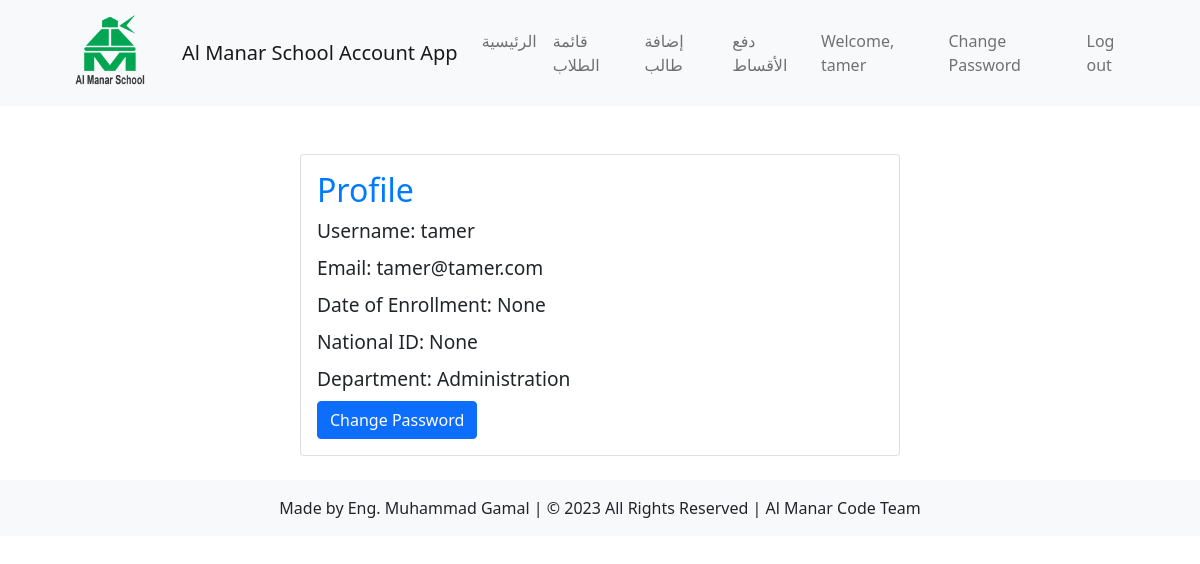
Page /view_profile/ (signed in) on the committed database.
### account/models.py (models this page shows)
class User(AbstractUser):
    username = models.CharField(max_length=150, unique=True)  # Add the username field
    date_of_enrollment = models.DateField(null=True, blank=True)
    national_id = models.CharField(max_length=20, null=True, blank=True)
    department = models.CharField(max_length=20, choices=[
        ('accounts', 'Accounts'),
        ('student_affairs', 'Student Affairs'),
        ('administration', 'Administration')
    ])
    USERNAME_FIELD = 'username'
    objects = CustomUserManager()
    class Meta:
        permissions = [
            ('can_view_reports', 'Can view all reports'),
            ('can_edit_employee', 'Can edit employee profile'),
            ('can_add_student', 'Can add new student'),
            ('can_edit_student', 'Can edit student profile'),
            ('can_add_expense', 'Can add new expense'),
            ('can_pay_installment', 'Can pay student installment')
        ]

### account/views.py (the view)
# urls.py: path('view_profile/', views.view_profile, name='view_profile'),
@login_required
def view_profile(request):
    user = request.user
    context = {
        'user': user
    }
    return render(request, 'account/profile.html', context)

### account/templates/account/profile.html (shortened to what this page needs)
{% extends 'students/base.html' %}
{% load crispy_forms_tags %}
{% block content %}
<div class="card mt-4">
  <div class="card-body">
    <h1 class="card-title">Profile</h1>
    <p class="card-text">Username: {{ user.username }}</p>
    <p class="card-text">Email: {{ user.email }}</p>
    <p class="card-text">Date of Enrollment: {{ user.date_of_enrollment }}</p>
    <p class="card-text">National ID: {{ user.national_id }}</p>
    <p class="card-text">Department: {{ user.get_department_display }}</p>
    <a href="{% url 'account:change_password' %}" class="btn btn-primary">Change Password</a>
  </div>
</div>
{% endblock content %}

### students/templates/students/base.html (shortened to what this page needs)
{% load static %}
{% load crispy_forms_tags %}
<!DOCTYPE html>
<html lang="en">
<head>
<link rel="stylesheet" href="{% static 'css/bootstrap.css' %}">
<link rel="stylesheet" href="{% static 'css/bootstrap.min.css' %}">
<link rel="stylesheet" href="{% static 'css/bootstrap.rtl.css' %}">
<link rel="stylesheet" href="{% static 'css/bootstrap.rtl.min.css' %}">
<link rel="stylesheet" href="{% static 'css/bootstrap-grid.css' %}">
<link rel="stylesheet" href="{% static 'css/bootstrap-grid.min.css' %}">
<link rel="stylesheet" href="{% static 'css/bootstrap-grid.rtl.css' %}">
<link rel="stylesheet" href="{% static 'css/bootstrap-grid.rtl.min.css' %}">
<link rel="stylesheet" href="{% static 'css/bootstrap-reboot.css' %}">
<link rel="stylesheet" href="{% static 'css/bootstrap-reboot.min.css' %}">
<link rel="stylesheet" href="{% static 'css/bootstrap-reboot.rtl.css' %}">
<link rel="stylesheet" href="{% static 'css/bootstrap-reboot.rtl.min.css' %}">
<link rel="stylesheet" href="{% static 'css/bootstrap-utilities.css' %}">
<link rel="stylesheet" href="{% static 'css/bootstrap-utilities.min.css' %}">
<link rel="stylesheet" href="{% static 'css/bootstrap-utilities.rtl.css' %}">
<link rel="stylesheet" href="{% static 'css/bootstrap-utilities.rtl.min.css' %}">
<link rel="stylesheet" href="{% static 'css/style.css' %}">
<link rel="stylesheet" href="https://use.fontawesome.com/releases/v5.15.3/css/all.css">
<link rel="stylesheet" href="https://cdn.jsdelivr.net/npm/bootstrap-icons%401.5.0/font/bootstrap-icons.css">
<link rel="stylesheet" href="https://cdnjs.cloudflare.com/ajax/libs/twitter-bootstrap/5.0.2/css/bootstrap.min.css" />
</head>
<body>
  <nav class="navbar navbar-expand-lg navbar-light bg-light">
    <div class="container">
      <a class="navbar-brand" href="#">
        <img src="{% static 'img/logo.png' %}" alt="Logo" width="80">
      </a>
      <a class="navbar-brand" href="#">Al Manar School Account App</a>
      <div class="collapse navbar-collapse" id="navbarNav">
        <ul class="navbar-nav me-auto">
          <li class="nav-item">
            <a class="nav-link {% if request.resolver_match.url_name == 'home' %}active{% endif %}" href="{% url 'students:home' %}">الرئيسية</a>
          </li>
          <li class="nav-item">
            <a class="nav-link {% if request.resolver_match.url_name == 'student_list' %}active{% endif %}" href="{% url 'students:student_list' %}">قائمة الطلاب</a>
          </li>
          <li class="nav-item">
            <a class="nav-link {% if request.resolver_match.url_name == 'add_student' %}active{% endif %}" href="{% url 'students:add_student' %}">إضافة طالب</a>
          </li>
          <li class="nav-item">
            <a class="nav-link {% if request.resolver_match.url_name == 'search_student' %}active{% endif %}" href="{% url 'students:search_student' %}">دفع الأقساط</a>
          </li>
        </ul>
        <ul class="navbar-nav">
          {% if user.is_authenticated %}
            <li class="nav-item">
              <a class="nav-link" href="{% url 'account:view_profile' %}">Welcome, {{ user.username }}</a>
            </li>
            <li class="nav-item">
              <a class="nav-link" href="{% url 'account:change_password' %}">Change Password</a>
            </li>
            <li class="nav-item">
              <a class="nav-link" href="{% url 'logout' %}">Log out</a>
            </li>
          {% endif %}
        </ul>
      </div>
    </div>
  </nav>
<div class="container py-4">
    {% block content %}
    {% endblock %}
</div>
<footer class="bg-light text-center py-3">
  Made by Eng. Muhammad Gamal | © 2023 All Rights Reserved | Al Manar Code Team
</footer>
</body>
</html>

### students/static/css/style.css (style rules this page uses)
.card { max-width: 600px; margin: 0 auto; background-color: #f8f9fa; }
.card-title { color: #007bff; font-size: 2rem; font-weight: 500; }
.card-text { font-size: 1.2rem; margin-bottom: 0.5rem; }
.btn-primary { background-color: #007bff; border-color: #007bff; }

### rows in the picture
User: username "tamer", email "tamer@tamer.com", date_of_enrollment "None", national_id "None", department "Administration"
